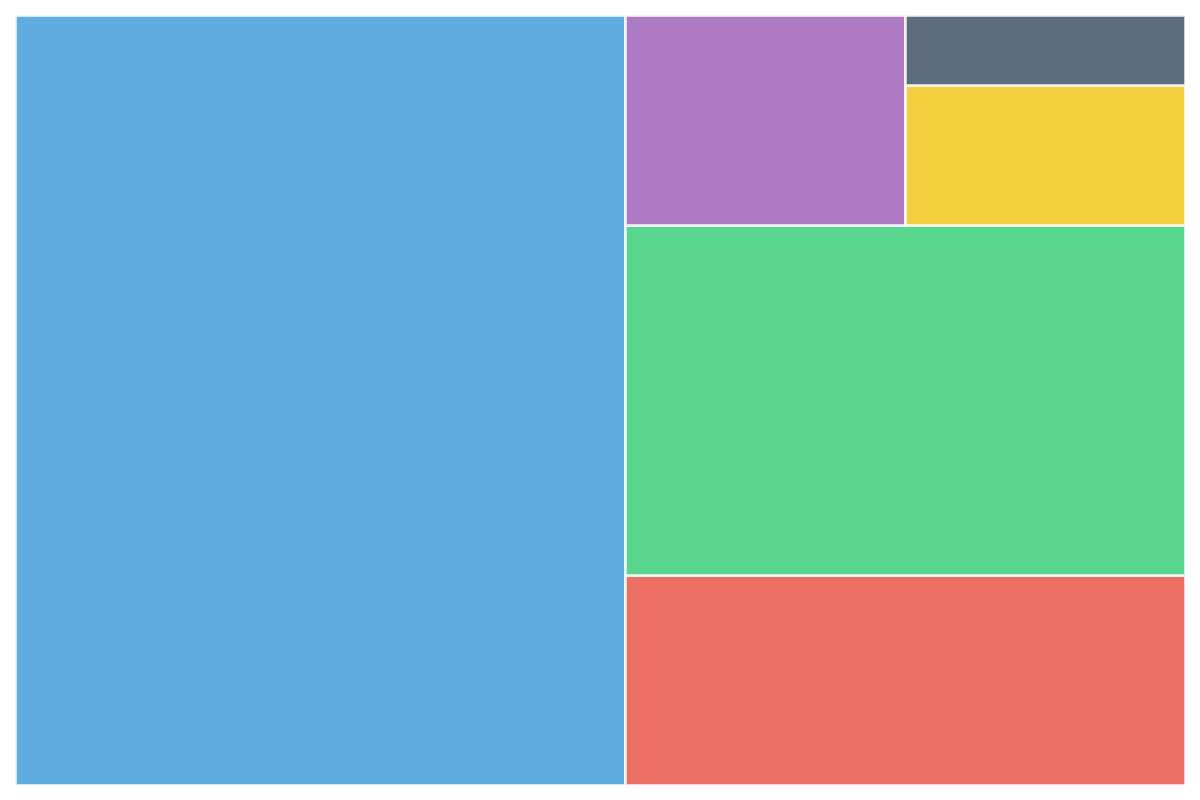

Write the Python code that produced this figure.
import matplotlib.pyplot as plt
import squarify

expenses = [1200, 300, 500, 150, 100, 50]

total_expenses = sum(expenses)
sizes = [expense / total_expenses * 100 for expense in expenses]

# New set of colors for each category
colors = ['#3498db', '#e74c3c', '#2ecc71', '#9b59b6', '#f1c40f', '#34495e']

plt.figure(figsize=(12, 8))
squarify.plot(sizes=sizes, 
              color=colors, alpha=0.8, edgecolor="white", linewidth=2)

plt.axis('off')
plt.tight_layout()
plt.show()
